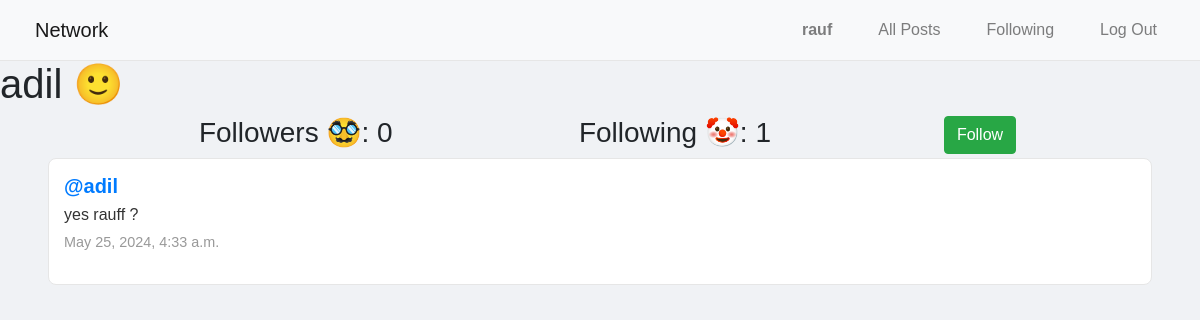
The page /profile/2 (signed in) on the database its author committed.
### network/models.py (models this page shows, shortened)
class User(AbstractUser):
    pass

class Post(models.Model):
    content = models.CharField(max_length=140)
    user = models.ForeignKey(User, on_delete=models.CASCADE, related_name="author")
    date = models.DateTimeField(auto_now_add=True)

### network/views.py (the view)
# urls.py: path("profile/<int:user_id>", views.profile , name="profile"),
def profile(request, user_id):
    user = get_object_or_404(User, pk=user_id)
    all_posts = Post.objects.filter(user=user).order_by('-id')
    following = Follow.objects.filter(user=user)
    followers = Follow.objects.filter(user_follower=user)
    is_following = False
    if request.user.is_authenticated:
        is_following = followers.filter(user=request.user).exists()
    paginator = Paginator(all_posts, 1)  # Paginate with 1 post per page
    page_number = request.GET.get('page')
    posts_of_the_page = paginator.get_page(page_number)
    return render(request, "network/profile.html", {
        "allPosts": all_posts,
        "posts_of_the_page": posts_of_the_page,
        "username": user.username,
        "following": following,
        "followers": followers,
        "is_following": is_following,  # Updated to match template logic
        "user_profile": user
    })

### network/templates/network/profile.html (shortened to what this page needs)
{% extends "network/layout.html" %}
{% block body %}
    <div class="body-content">
        <h1>{{ username }} 🙂</h1>
        <div class="container">
            <div class="row d-flex justify-content-center">
                <h3 class="col-4">Followers 🥸: {{ followers.count }}</h3>
                <h3 class="col-4">Following 🤡: {{ following.count }}</h3>
                {% if user.is_authenticated %}
                {% if user != user_profile %}
                    {% if is_following %}
                        <form action="{% url 'unfollow' %}" method="post">
                            {% csrf_token %}
                            <input type="hidden" name="userfollow" value="{{ user_profile.username }}" />
                            <input type="submit" class="btn btn-danger" value="Unfollow" />
                        </form>
                    {% else %}
                        <form action="{% url 'follow' %}" method="post">
                            <input type="submit" class="btn btn-success" value="Follow" />
                        </form>
                    {% endif %}
                {% endif %}
            {% endif %}
            </div>
        </div>
    </div>
    <div>
        {% for post in posts_of_the_page %}
            <div class="row post mx-5">
                <h5 class="username"><a href="{% url 'profile' user_id=post.user.id %}"> @{{ post.user }} </a></h5>
                <p class="content">{{ post.content }}</p>
                <p class="date">{{ post.date }}</p>
            </div>
        {% endfor %}
    </div>
{% endblock %}

### network/templates/network/layout.html (shortened to what this page needs)
{% load static %}
<!DOCTYPE html>
<html lang="en">
    <head>
        <link rel="stylesheet" href="https://stackpath.bootstrapcdn.com/bootstrap/4.4.1/css/bootstrap.min.css">
        <link href="{% static 'network/styles.css' %}" rel="stylesheet">
    </head>
    <body>
        <nav class="navbar navbar-expand-lg navbar-light bg-light">
            <a class="navbar-brand" href="{% url 'index' %} " }}">Network</a>
            <div>
              <ul class="navbar-nav mr-auto">
                {% if user.is_authenticated %}
                    <li class="nav-item">
                        <a class="nav-link" href="{% url 'profile'  user_id=user.id %}"><strong>{{ user.username }}</strong></a>
                    </li>
                {% endif %}
                <li class="nav-item">
                  <a class="nav-link" href="{% url 'index' %}">All Posts</a>
                </li>
                {% if user.is_authenticated %}
                    <li class="nav-item">
                        <a class="nav-link" href="{% url 'following' %}">Following</a>
                    </li>
                    <li class="nav-item">
                        <a class="nav-link" href="{% url 'logout' %}">Log Out</a>
                    </li>
                {% endif %}
              </ul>
            </div>
          </nav>
        <div class="body">
            {% block body %}
            {% endblock %}
        </div>
    </body>
</html>

### network/static/network/styles.css (style rules this page uses)
body { font-family: 'Arial', sans-serif; background-color: #f0f2f5; margin: 0; padding: 0; margin-top: 60px; }
.navbar { background-color: #ffffff; border-bottom: 1px solid #e6e6e6; padding: 10px 20px; display: flex; justify-content: space-between; align-items: center; position: fixed; width: 100%; top: 0; z-index: 1000; }
.navbar a { color: #333; text-decoration: none; margin: 0 15px; }
.post { background-color: #ffffff; border: 1px solid #e6e6e6; border-radius: 8px; margin-bottom: 20px; padding: 15px; overflow: hidden; display: flex; flex-direction: column; }
.post .username { font-weight: bold; color: #333; margin-bottom: 5px; }
.post .content { color: #333; margin-bottom: 5px; }
.post .date { color: #999; font-size: 0.9em; margin-top: auto; }

### rows shown on the page
User: username "rauf"
User: username "adil"
Post: user "adil", content "yes rauff ?", date "May 25, 2024, 4:33 a.m."

### other values the page prints
{{ followers.count }} "0"
{{ following.count }} "1"
